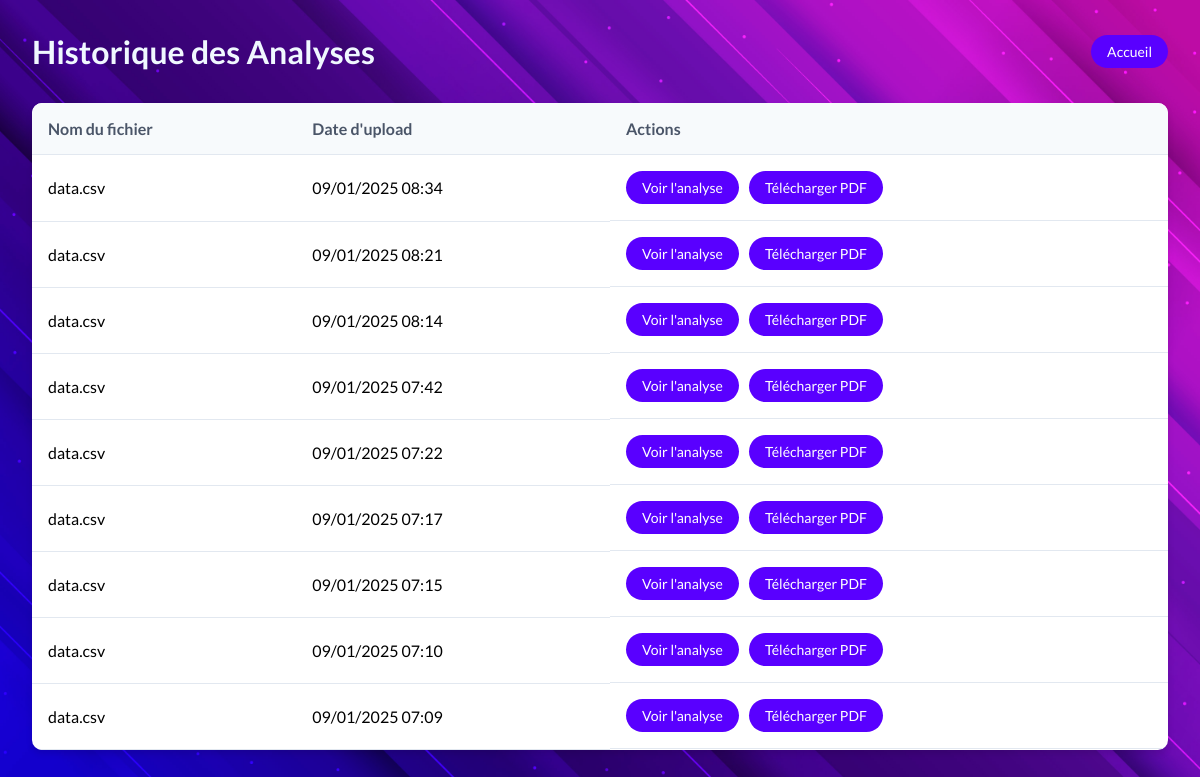
The app's page /results/ with its own data.
### analyzer/models.py (models this page shows)
class DataFile(models.Model):
    file = models.FileField(upload_to='uploads/')
    filename = models.CharField(max_length=255)
    uploaded_at = models.DateTimeField(auto_now_add=True)
    data_json = models.JSONField(default=dict, null=True)
    columns = models.JSONField(default=list, null=True)
    analysis_results = models.JSONField(default=dict, null=True)
    user = models.ForeignKey(User, on_delete=models.CASCADE)

### analyzer/views.py (the view)
# urls.py: path('results/', views.ResultsView.as_view(), name='results'),
class ResultsView(TemplateView):
   template_name = 'analyzer/results.html'
   def get_context_data(self, **kwargs):
       context = super().get_context_data(**kwargs)
       context['datasets'] = DataFile.objects.all().order_by('-uploaded_at')
       return context

### analyzer/templates/analyzer/results.html
{% extends 'analyzer/base.html' %}
{% load static %}
{% block extra_css %}
<link rel="stylesheet" href="{% static 'analyzer/css/results.css' %}">
{% endblock %}
{% block content %}
<div class="results-container">
    <div class="header">
        <h1 style="color: aliceblue;">Historique des Analyses</h1>
        <a href="{% url 'analyzer:home' %}" class="btn">Accueil</a>
    </div>
    <div class="results-table-container">
        <table class="results-table">
            <thead>
                <tr>
                    <th>Nom du fichier</th>
                    <th>Date d'upload</th>
                    <th>Actions</th>
                </tr>
            </thead>
            <tbody>
                {% for dataset in datasets %}
                <tr>
                    <td>{{ dataset.filename }}</td>
                    <td>{{ dataset.uploaded_at|date:"d/m/Y H:i" }}</td>
                    <td class="actions">
                        <a href="{% url 'analyzer:analyze_dataset' dataset.id %}" class="btn">Voir l'analyse</a>
                        <a href="{% url 'analyzer:download_pdf' dataset.id %}" class="btn">Télécharger PDF</a>
                    </td>
                </tr>
                {% empty %}
                <tr>
                    <td colspan="3" class="no-data">Aucun dataset analysé</td>
                </tr>
                {% endfor %}
            </tbody>
        </table>
    </div>
</div>
{% endblock %}

### analyzer/templates/analyzer/base.html (shortened to what this page needs)
<!DOCTYPE html>
<html>
<head>
    {% load static %}
    <link rel="stylesheet" href="{% static 'css/main.css' %}">
    <link rel="stylesheet" href="{% static 'analyzer/css/style.css' %}">
    <link rel="stylesheet" href="{% static 'analyzer/css/analyze.css' %}">
    {% block extra_css %}{% endblock %}
</head>
<body>
    {% block content %}{% endblock %}
</body>
</html>

### static/css/main.css (style rules this page uses)
:root { --orange-gradient: linear-gradient(135deg, rgb(253,137,68), rgb(153,75,23)); --red-gradient: linear-gradient(135deg, #D34F48, #772522); --transition-ease: all 0.25s ease-in-out; --transition-bezier: all 0.75s cubic-bezier(0.68, -0.55, 0.265, 1.55); }
* { margin: 0; padding: 0; box-sizing: border-box; }
body { font-family: 'Lato', sans-serif; background: #f5f5f5; min-height: 100vh; }

### analyzer/static/analyzer/css/style.css (style rules this page uses)
:root { --transition-ease: all .25s ease-in-out; --transition-bezier: all 0.75s cubic-bezier(0.68, -0.55, 0.265, 1.55); --animation-offset: 80px; }
*, *::before, *::after { box-sizing: border-box; }
html, body { margin: 0; padding: 0; overflow-x: hidden; min-height: 100vh; font-family: 'Lato', sans-serif; background: url('../img/image.jpg') center/cover no-repeat; }

### analyzer/static/analyzer/css/analyze.css (style rules this page uses)
.btn { background: linear-gradient(90deg, rgb(93, 0, 255), rgb(153, 154, 247)); color: purple; }

### analyzer/static/analyzer/css/results.css (style rules this page uses)
.actions { display: flex; gap: 10px; }
.btn { background: #5900ff; color: white; padding: 8px 16px; border-radius: 25px; text-decoration: none; font-size: 14px; border: none; }
.header .btn { background: rgb(89, 0, 255); color: white; font-weight: normal; }
.results-container { max-width: 1200px; margin: 2rem auto; padding: 0 2rem; }
.header { display: flex; justify-content: space-between; align-items: center; margin-bottom: 2rem; }
.results-table-container { background: white; border-radius: 10px; box-shadow: 0 4px 6px rgba(0, 0, 0, 0.1); overflow: hidden; }
.results-table { width: 100%; border-collapse: collapse; }
.results-table th, .results-table td { padding: 1rem; text-align: left; border-bottom: 1px solid #e2e8f0; }
.results-table th { background-color: #f7fafc; font-weight: 600; color: #4a5568; }

### records on screen
DataFile: filename "data.csv", uploaded_at "09/01/2025 08:34"
DataFile: filename "data.csv", uploaded_at "09/01/2025 08:21"
DataFile: filename "data.csv", uploaded_at "09/01/2025 08:14"
DataFile: filename "data.csv", uploaded_at "09/01/2025 07:42"
DataFile: filename "data.csv", uploaded_at "09/01/2025 07:22"
DataFile: filename "data.csv", uploaded_at "09/01/2025 07:17"
DataFile: filename "data.csv", uploaded_at "09/01/2025 07:15"
DataFile: filename "data.csv", uploaded_at "09/01/2025 07:10"
DataFile: filename "data.csv", uploaded_at "09/01/2025 07:09"
